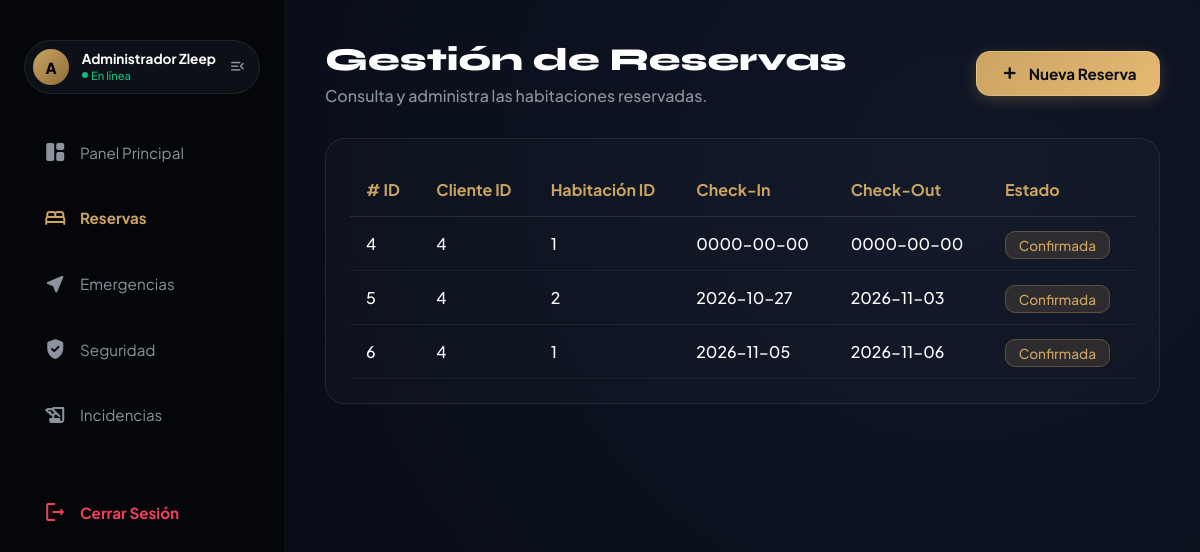
The app's page /index.php?url=reservas (signed in) with its own data.
### tables this page shows
CREATE TABLE `reservas` (
  `id_reserva` int(11) NOT NULL,
  `id_cliente` int(11) NOT NULL,
  `id_habitacion` int(11) NOT NULL,
  `fecha_checkin` date NOT NULL,
  `fecha_checkout` date NOT NULL,
  `estado_reserva` varchar(20) DEFAULT 'Pendiente',
  `total_pago` decimal(10,2) NOT NULL,
  `creado_en` timestamp NOT NULL DEFAULT current_timestamp()
);

### controllers/ReservasController.php (called while the page is built, shortened)
<?php
require_once __DIR__ . '/../models/Reserva.php';
class ReservasController {
    public function index() {
        $reservaModel = new Reserva();
        $reservas = $reservaModel->obtenerTodas();
        require_once __DIR__ . '/../views/reservas/index.php';
    }
}

### config/Database.php (called while the page is built)
<?php
class Database {
    private static $host = "localhost";
    private static $db_name = "zleep_db";
    private static $username = "root";
    private static $password = "";
    private static $conn = null;
    public static function getConnection() {
        if (self::$conn === null) {
            try {
                self::$conn = new PDO(
                    "mysql:host=" . self::$host . ";dbname=" . self::$db_name . ";charset=utf8mb4",
                    self::$username,
                    self::$password,
                    [
                        PDO::ATTR_ERRMODE => PDO::ERRMODE_EXCEPTION,
                        PDO::ATTR_DEFAULT_FETCH_MODE => PDO::FETCH_ASSOC
                    ]
                );
            } catch(PDOException $e) {
                die("Error de conexión a la base de datos: " . $e->getMessage());
            }
        }
        return self::$conn;
    }
}

### models/Reserva.php (called while the page is built, shortened)
<?php
require_once __DIR__ . '/../config/Database.php';
class Reserva {
    private $db;
    public function __construct() {
        $this->db = Database::getConnection();
    }
    public function obtenerTodas() {
        $sql = "SELECT * FROM reservas";
        $stmt = $this->db->prepare($sql);
        $stmt->execute();
        return $stmt->fetchAll();
    }
}

### views/reservas/index.php (the view, shortened to what this page needs)
<!DOCTYPE html>
<html lang="es">
<head>
    <link rel="stylesheet" href="<?= BASE_URL ?>style.css">
</head>
<body>
    <div class="layout-container">
        <?php include __DIR__ . '/../components/sidebar.php'; ?>
        <main class="main-content">
            <header class="top-header" style="display: flex; justify-content: space-between; align-items: center; margin-bottom: 2rem;">
                <div>
                    <h1 class="welcome-title" style="font-size: 2rem; margin: 0; font-family: 'Syne', sans-serif;">Gestión de Reservas</h1>
                    <p class="subtitle" style="margin-top: 0.4rem; color: #8b949e;">Consulta y administra las habitaciones reservadas.</p>
                </div>
                <button onclick="openModal()" class="btn-nueva-reserva">
                    <span class="material-icons-round">add</span>
                    <span>Nueva Reserva</span>
                </button>
            </header>
            <?php if (!empty($reservas)): ?>
                <div class="table-container" style="background: rgba(255, 255, 255, 0.02); border-radius: 20px; padding: 1.5rem; border: 1px solid rgba(255,255,255,0.08);">
                    <table style="width: 100%; border-collapse: collapse; color: white; text-align: left;">
                        <thead>
                            <tr style="border-bottom: 1px solid rgba(255,255,255,0.1); color: #cca462;">
                                <th style="padding: 1rem;"># ID</th>
                                <th style="padding: 1rem;">Cliente ID</th>
                                <th style="padding: 1rem;">Habitación ID</th>
                                <th style="padding: 1rem;">Check-In</th>
                                <th style="padding: 1rem;">Check-Out</th>
                                <th style="padding: 1rem;">Estado</th>
                            </tr>
                        </thead>
                        <tbody>
                            <?php foreach ($reservas as $reserva): ?>
                                <tr style="border-bottom: 1px solid rgba(255,255,255,0.05);">
                                    <td style="padding: 1rem;"><?= htmlspecialchars($reserva['id_reserva']) ?></td>
                                    <td style="padding: 1rem;"><?= htmlspecialchars($reserva['id_cliente']) ?></td>
                                    <td style="padding: 1rem;"><?= htmlspecialchars($reserva['id_habitacion']) ?></td>
                                    <td style="padding: 1rem;"><?= htmlspecialchars($reserva['fecha_checkin']) ?></td>
                                    <td style="padding: 1rem;"><?= htmlspecialchars($reserva['fecha_checkout']) ?></td>
                                    <td style="padding: 1rem;">
                                        <span style="background: rgba(204, 164, 98, 0.15); color: #cca462; padding: 0.3rem 0.8rem; border-radius: 10px; font-size: 0.85rem; border: 1px solid rgba(204, 164, 98, 0.3);">
                                            <?= htmlspecialchars($reserva['estado_reserva']) ?>
                                        </span>
                                    </td>
                                </tr>
                            <?php endforeach; ?>
                        </tbody>
                    </table>
                </div>
            <?php endif; ?>
        </main>
    </div>
</body>
</html>

### index.php (shortened to what this page needs)
<?php
$url = $_GET['url'] ?? 'dashboard';
$url = rtrim($url, '/');
$urlParams = explode('/', $url);
$controllerName = ucfirst($urlParams[0] ?? 'Dashboard') . 'Controller';
$actionName = $urlParams[1] ?? 'index';
$actionName = lcfirst(str_replace(' ', '', ucwords(str_replace(['-', '_'], ' ', $actionName))));
$controllerFile = __DIR__ . '/controllers/' . $controllerName . '.php';
if (file_exists($controllerFile)) {
    if (class_exists($controllerName)) {
        $controller = new $controllerName();
        if (method_exists($controller, $actionName)) {
            $controller->$actionName();
        } else {
            echo "<h3>Error de Método</h3>";
            echo "Se encontró la clase <b>{$controllerName}</b>, pero la función <b>{$actionName}()</b> no existe.";
        }
    } else {
        echo "<h3>Error de Clase</h3>";
        echo "El archivo existe, pero la clase <b>{$controllerName}</b> no está declarada correctamente dentro de él.";
    }
} else {
    echo "<h3>404 - Controlador no encontrado</h3>";
    echo "<p><b>El archivo buscado es:</b> " . htmlspecialchars($controllerFile) . "</p>";
}

### views/components/sidebar.php (shortened to what this page needs)
<?php
$nombreUsuario = $_SESSION['usuario_nombre'] ?? $_SESSION['nombre'] ?? 'Stephanie';
$seccionActual = $_GET['url'] ?? 'dashboard';
?>
<aside class="sidebar" id="mainSidebar">
    <div
        class="user-widget-sidebar"
        onclick="toggleSidebar()"
        title="Haz clic para ocultar/mostrar menú"
        style="display: flex; align-items: center; gap: 0.8rem; background: #0d1117; border: 1px solid rgba(255, 255, 255, 0.08); padding: 0.5rem 0.8rem 0.5rem 0.5rem; border-radius: 99px; cursor: pointer; user-select: none; margin-bottom: 2rem; transition: background 0.2s ease;"
        onmouseover="this.style.background='#161b22';"
        onmouseout="this.style.background='#0d1117';"
    >
        <div style="width: 36px; height: 36px; border-radius: 50%; background: linear-gradient(135deg, #cca462, #8b6e38); color: #000; font-weight: 800; display: flex; align-items: center; justify-content: center; font-size: 0.95rem; text-transform: uppercase; flex-shrink: 0;">
            <?= htmlspecialchars(substr($nombreUsuario, 0, 1)) ?>
        </div>
        <div class="sidebar-text" style="display: flex; flex-direction: column; overflow: hidden;">
            <span style="color: #fff; font-weight: 700; font-size: 0.85rem; line-height: 1.1; text-overflow: ellipsis; overflow: hidden;">
                <?= htmlspecialchars($nombreUsuario) ?>
            </span>
            <span style="color: #10b981; font-size: 0.7rem; display: flex; align-items: center; gap: 0.2rem; margin-top: 2px;">
                <span style="width: 6px; height: 6px; background-color: #10b981; border-radius: 50%; display: inline-block;"></span>
                En línea
            </span>
        </div>
        <span class="material-icons-round sidebar-text" style="color: #8b949e; font-size: 1.1rem; margin-left: auto;">menu_open</span>
    </div>
    <nav style="display: flex; flex-direction: column; gap: 0.8rem;">
        <a href="<?= BASE_URL ?>index.php?url=dashboard" class="nav-item" style="color: <?= ($seccionActual === 'dashboard') ? '#cca462' : '#8b949e' ?>; display: flex; align-items: center; gap: 0.8rem; text-decoration: none; font-weight: <?= ($seccionActual === 'dashboard') ? '700' : 'normal' ?>;">
            <span class="material-icons-round">space_dashboard</span>
            <span class="nav-text">Panel Principal</span>
        </a>
        <a href="<?= BASE_URL ?>index.php?url=reservas" class="nav-item" style="color: <?= (strpos($seccionActual, 'reservas') !== false) ? '#cca462' : '#8b949e' ?>; display: flex; align-items: center; gap: 0.8rem; text-decoration: none; font-weight: <?= (strpos($seccionActual, 'reservas') !== false) ? '700' : 'normal' ?>;">
            <span class="material-icons-round">bed</span>
            <span class="nav-text">Reservas</span>
        </a>
        <a href="<?= BASE_URL ?>index.php?url=emergencias" class="nav-item" style="color: <?= (strpos($seccionActual, 'emergencias') !== false) ? '#cca462' : '#8b949e' ?>; display: flex; align-items: center; gap: 0.8rem; text-decoration: none; font-weight: <?= (strpos($seccionActual, 'emergencias') !== false) ? '700' : 'normal' ?>;">
            <span class="material-icons-round">near_me</span>
            <span class="nav-text">Emergencias</span>
        </a>
        <a href="<?= BASE_URL ?>index.php?url=seguridad" class="nav-item" style="color: <?= (strpos($seccionActual, 'seguridad') !== false) ? '#cca462' : '#8b949e' ?>; display: flex; align-items: center; gap: 0.8rem; text-decoration: none; font-weight: <?= (strpos($seccionActual, 'seguridad') !== false) ? '700' : 'normal' ?>;">
            <span class="material-icons-round">gpp_good</span>
            <span class="nav-text">Seguridad</span>
        </a>
        <a href="<?= BASE_URL ?>index.php?url=incidencias" class="nav-item" style="color: <?= (strpos($seccionActual, 'incidencias') !== false) ? '#cca462' : '#8b949e' ?>; display: flex; align-items: center; gap: 0.8rem; text-decoration: none; font-weight: <?= (strpos($seccionActual, 'incidencias') !== false) ? '700' : 'normal' ?>;">
            <span class="material-icons-round">history_edu</span>
            <span class="nav-text">Incidencias</span>
        </a>
        <a href="<?= BASE_URL ?>index.php?url=auth/logout" class="nav-item" style="margin-top: 2rem; color: #f43f5e; display: flex; align-items: center; gap: 0.8rem; text-decoration: none;">
            <span class="material-icons-round">logout</span>
            <span class="nav-text">Cerrar Sesión</span>
        </a>
    </nav>
</aside>

### style.css (style rules this page uses)
:root { --bg-gradient: radial-gradient(circle at 80% 20%, #0f1626 0%, #050811 100%); --bg-sidebar: #040609; --bg-card: rgba(18, 26, 43, 0.45); --text-white: #ffffff; --text-gold-bright: #f0d29a; --text-gold-dim: #cca462; --text-muted: #6b7c96; --border-subtle: rgba(255, 255, 255, 0.04); --tone-med-base: #10b981; --tone-med-glow: rgba(16, 185, 129, 0.15); --tone-fire-base: #f59e0b; --tone-fire-glow: rgba(245, 158, 11, 0.15); --tone-theft-base: #f43f5e; --tone-theft-glow: rgba(244, 63, 94, 0.15); }
* { margin: 0; padding: 0; box-sizing: border-box; }
body { background: var(--bg-gradient); background-attachment: fixed; color: var(--text-white); font-family: 'Plus Jakarta Sans', sans-serif; font-weight: 500; min-height: 100vh; }
h1, .sidebar .logo h2 { font-family: 'Syne', sans-serif; font-weight: 800; }
.sidebar { background-color: var(--bg-sidebar); padding: 2.5rem 1.5rem; border-right: 1px solid var(--border-subtle); }
.sidebar nav { display: flex; flex-direction: column; gap: 0.4rem; }
.sidebar nav a { color: var(--text-muted); text-decoration: none; padding: 0.9rem 1.2rem; border-radius: 16px; display: flex; align-items: center; gap: 12px; font-size: 0.95rem; font-weight: 700; transition: all 0.25s ease; }
.main-content { padding: 2.5rem 3rem; max-width: 1400px; width: 100%; margin: 0 auto; }
.top-header { display: flex; justify-content: space-between; align-items: center; margin-bottom: 2.5rem; gap: 2rem; }
.subtitle { color: var(--text-muted); font-size: 1rem; }

### views/reservas/index.php (style rules this page uses)
body { margin: 0; padding: 0; background-color: #05070a; color: #fff; font-family: 'Plus Jakarta Sans', sans-serif; }
.layout-container { display: flex; min-height: 100vh; width: 100%; }
.main-content { flex: 1; padding: 2.5rem; overflow-x: hidden; }
.btn-nueva-reserva { display: inline-flex; align-items: center; gap: 0.6rem; background: linear-gradient(135deg, #cca462 0%, #e5b973 100%); color: #090d14; font-family: 'Plus Jakarta Sans', sans-serif; font-weight: 700; font-size: 0.95rem; padding: 0.75rem 1.4rem; border: 1px solid rgba(255, 255, 255, 0.2); border-radius: 14px; cursor: pointer; box-shadow: 0 4px 15px rgba(204, 164, 98, 0.25); transition: all 0.25s cubic-bezier(0.4, 0, 0.2, 1); }
.btn-nueva-reserva .material-icons-round { font-size: 1.2rem; font-weight: 800; }

### records on screen
reservas: id_reserva "4", id_cliente "4", id_habitacion "1", fecha_checkin "0000-00-00", fecha_checkout "0000-00-00", estado_reserva "Confirmada"
reservas: id_reserva "5", id_cliente "4", id_habitacion "2", fecha_checkin "2026-10-27", fecha_checkout "2026-11-03", estado_reserva "Confirmada"
reservas: id_reserva "6", id_cliente "4", id_habitacion "1", fecha_checkin "2026-11-05", fecha_checkout "2026-11-06", estado_reserva "Confirmada"

### other values on screen
substr($nombreUsuario, 0, 1) "A"
$nombreUsuario "Administrador Zleep"
